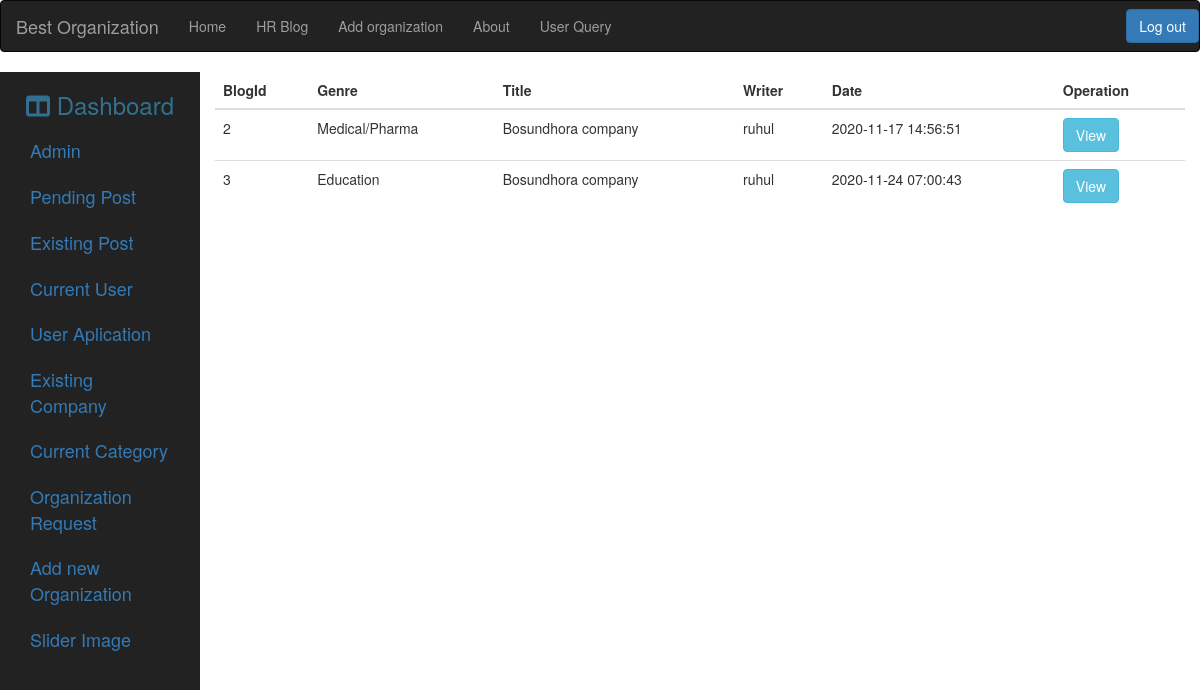
The app's page /admin/pending_post.php (signed in) with its own data.
### tables this page shows
CREATE TABLE `blog_pending_post` (
  `Blog_id` int(11) NOT NULL,
  `User_id` int(11) NOT NULL,
  `HR_name` text NOT NULL,
  `HR_Org_name` text NOT NULL,
  `Blog_category` varchar(255) NOT NULL,
  `Blog_title` text NOT NULL,
  `Blog_text` longtext NOT NULL,
  `Blog_img` text DEFAULT NULL,
  `Date` timestamp NOT NULL DEFAULT current_timestamp() ON UPDATE current_timestamp()
);

### admin/pending_post.php (the view, shortened to what this page needs)
<?php
if(!empty($_SESSION['email'])){
include("../database/connection.php");
$query="SELECT * FROM blog_pending_post";
$runQuery=mysqli_query($connection,$query);
	?>
<!DOCTYPE html>
<html lang="en">
<head>
  <link rel="stylesheet" href="https://maxcdn.bootstrapcdn.com/bootstrap/3.4.1/css/bootstrap.min.css">
  <link rel="stylesheet" href="https://maxcdn.bootstrapcdn.com/bootstrap/3.3.7/css/bootstrap.min.css">
  <link rel="stylesheet" href="admin.css">
</head>
<body>
<?php
include("../database/admin_navbar.php");
?>
<div class="container-fluid">
  <div class="row">
    <?php
include("../database/admin_right_navbar.php");
?>
    <div class="col-md-10" id="content-holder">
      <table class="table table-hover table-responsive">
        <thead>
          <tr>
                  <th>BlogId</th>
                  <th>Genre</th>
                  <th>Title</th>
                  <th>  Writer</th>
                  <th>Date</th>
                  <th>  Operation</th>
          </tr>
         </thead>
    <tbody>
      <?php
while ($data=mysqli_fetch_assoc($runQuery)){
  ?>
  <tr>
    <td><?php echo $data['Blog_id']?></td>
    <td><?php echo $data['Blog_category']?></td>
    <td><?php echo $data['Blog_title']?></td>
    <td><?php echo $data['HR_name']?></td>
    <td><?php echo $data['Date']?></td>
    <td><a  class="btn btn-info" href="fullpostadminView.php?postId=<?php echo $data['Blog_id']; ?>">View</a></td>
  </tr>
 <?php } ?>
    </tbody>
   </table>
    </div>
  </div>
</div>
</body>
</html>
<?php } ?>

### records on screen
blog_pending_post: Blog_id "2", Blog_category "Medical/Pharma", Blog_title "Bosundhora company", HR_name "ruhul", Date "2020-11-17 14:56:51"
blog_pending_post: Blog_id "3", Blog_category "Education", Blog_title "Bosundhora company", HR_name "ruhul", Date "2020-11-24 07:00:43"
